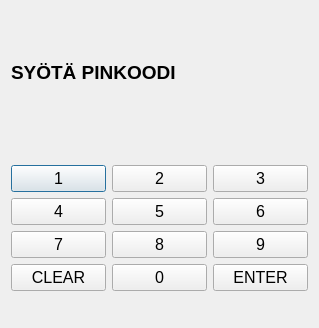
<?xml version="1.0" encoding="UTF-8"?>
<ui version="4.0">
 <class>Dialog</class>
 <widget class="QDialog" name="Dialog">
  <property name="geometry">
   <rect>
    <x>0</x>
    <y>0</y>
    <width>319</width>
    <height>328</height>
   </rect>
  </property>
  <property name="windowTitle">
   <string>Dialog</string>
  </property>
  <layout class="QGridLayout" name="gridLayout">
   <item row="0" column="0">
    <layout class="QVBoxLayout" name="verticalLayout">
     <item>
      <widget class="QLabel" name="label">
       <property name="font">
        <font>
         <pointsize>14</pointsize>
         <bold>true</bold>
         <underline>false</underline>
        </font>
       </property>
       <property name="layoutDirection">
        <enum>Qt::LeftToRight</enum>
       </property>
       <property name="autoFillBackground">
        <bool>false</bool>
       </property>
       <property name="text">
        <string>SYÖTÄ PINKOODI</string>
       </property>
      </widget>
     </item>
     <item>
      <widget class="QLineEdit" name="lineEditPINKOODI">
       <property name="enabled">
        <bool>false</bool>
       </property>
       <property name="autoFillBackground">
        <bool>false</bool>
       </property>
       <property name="maxLength">
        <number>4</number>
       </property>
       <property name="frame">
        <bool>false</bool>
       </property>
       <property name="echoMode">
        <enum>QLineEdit::Password</enum>
       </property>
       <property name="readOnly">
        <bool>false</bool>
       </property>
      </widget>
     </item>
     <item>
      <layout class="QHBoxLayout" name="horizontalLayout">
       <item>
        <widget class="QPushButton" name="Btn1">
         <property name="font">
          <font>
           <pointsize>12</pointsize>
          </font>
         </property>
         <property name="text">
          <string>1</string>
         </property>
        </widget>
       </item>
       <item>
        <widget class="QPushButton" name="Btn2">
         <property name="font">
          <font>
           <pointsize>12</pointsize>
          </font>
         </property>
         <property name="text">
          <string>2</string>
         </property>
        </widget>
       </item>
       <item>
        <widget class="QPushButton" name="Btn3">
         <property name="font">
          <font>
           <pointsize>12</pointsize>
          </font>
         </property>
         <property name="text">
          <string>3</string>
         </property>
        </widget>
       </item>
      </layout>
     </item>
     <item>
      <layout class="QHBoxLayout" name="horizontalLayout_2">
       <item>
        <widget class="QPushButton" name="Btn4">
         <property name="font">
          <font>
           <pointsize>12</pointsize>
          </font>
         </property>
         <property name="text">
          <string>4</string>
         </property>
        </widget>
       </item>
       <item>
        <widget class="QPushButton" name="Btn5">
         <property name="font">
          <font>
           <pointsize>12</pointsize>
          </font>
         </property>
         <property name="text">
          <string>5</string>
         </property>
        </widget>
       </item>
       <item>
        <widget class="QPushButton" name="Btn6">
         <property name="font">
          <font>
           <pointsize>12</pointsize>
          </font>
         </property>
         <property name="text">
          <string>6</string>
         </property>
        </widget>
       </item>
      </layout>
     </item>
     <item>
      <layout class="QHBoxLayout" name="horizontalLayout_3">
       <item>
        <widget class="QPushButton" name="Btn7">
         <property name="font">
          <font>
           <pointsize>12</pointsize>
          </font>
         </property>
         <property name="text">
          <string>7</string>
         </property>
        </widget>
       </item>
       <item>
        <widget class="QPushButton" name="Btn8">
         <property name="font">
          <font>
           <pointsize>12</pointsize>
          </font>
         </property>
         <property name="text">
          <string>8</string>
         </property>
        </widget>
       </item>
       <item>
        <widget class="QPushButton" name="Btn9">
         <property name="font">
          <font>
           <pointsize>12</pointsize>
          </font>
         </property>
         <property name="text">
          <string>9</string>
         </property>
        </widget>
       </item>
      </layout>
     </item>
     <item>
      <layout class="QHBoxLayout" name="horizontalLayout_4">
       <item>
        <widget class="QPushButton" name="BtnCLEAR">
         <property name="font">
          <font>
           <pointsize>12</pointsize>
          </font>
         </property>
         <property name="text">
          <string>CLEAR</string>
         </property>
        </widget>
       </item>
       <item>
        <widget class="QPushButton" name="Btn0">
         <property name="font">
          <font>
           <pointsize>12</pointsize>
          </font>
         </property>
         <property name="text">
          <string>0</string>
         </property>
        </widget>
       </item>
       <item>
        <widget class="QPushButton" name="BtnENTER">
         <property name="font">
          <font>
           <pointsize>12</pointsize>
          </font>
         </property>
         <property name="text">
          <string>ENTER</string>
         </property>
        </widget>
       </item>
      </layout>
     </item>
     <item>
      <widget class="QLineEdit" name="lineEditAttemptsLeft">
       <property name="enabled">
        <bool>false</bool>
       </property>
       <property name="frame">
        <bool>false</bool>
       </property>
      </widget>
     </item>
    </layout>
   </item>
  </layout>
 </widget>
 <resources/>
 <connections/>
</ui>
